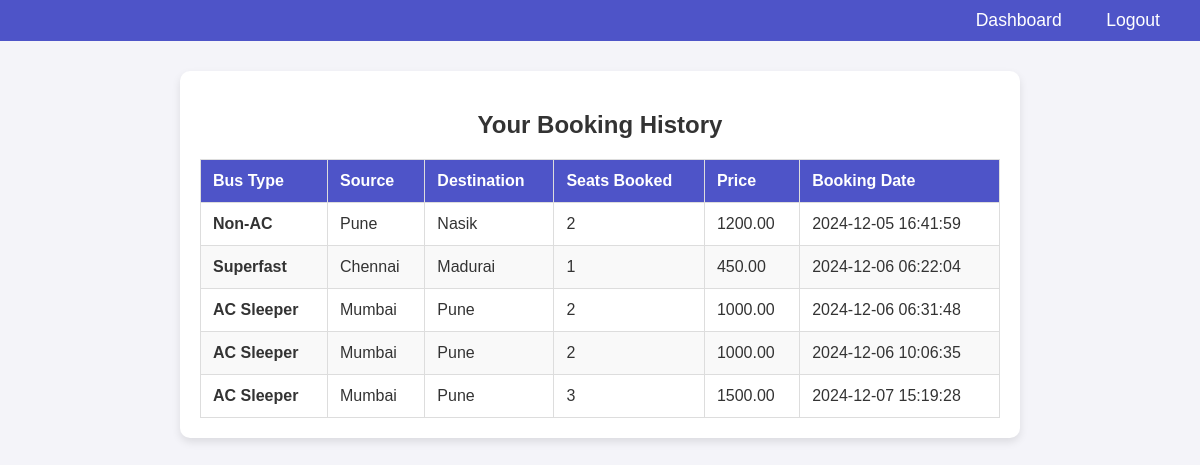
Screenshot of /booking_history.php (signed in) with the database file from the repository.
### tables this page shows
CREATE TABLE `bookings` (
  `booking_id` int(11) NOT NULL,
  `user_id` int(11) NOT NULL,
  `bus_id` int(11) NOT NULL,
  `seat_count` int(11) NOT NULL,
  `total_price` decimal(10,2) NOT NULL,
  `booking_date` timestamp NOT NULL DEFAULT current_timestamp()
);

CREATE TABLE `buses` (
  `bus_id` int(11) NOT NULL,
  `bus_type` varchar(100) NOT NULL,
  `source` varchar(100) NOT NULL,
  `destination` varchar(100) NOT NULL,
  `contact` varchar(100) NOT NULL,
  `ticket_price` decimal(10,2) NOT NULL DEFAULT 0.00,
  `driver_id` int(11) DEFAULT NULL
);

### booking_history.php (the view, shortened to what this page needs)
<?php
$user_email = $_SESSION['email'];
$conn = new mysqli("localhost", "root", "", "bus_system");
$sql = "SELECT id FROM users WHERE email = '$user_email'";
$result = $conn->query($sql);
$user = $result->fetch_assoc();
$user_id = $user['id'];
$sql = "SELECT b.bus_type, b.source, b.destination, bo.seat_count, bo.total_price, bo.booking_date
        FROM bookings bo
        JOIN buses b ON bo.bus_id = b.bus_id
        WHERE bo.user_id = '$user_id'";
$result = $conn->query($sql);
?>
<!DOCTYPE html>
<html lang="en">
<head>
    <link rel="stylesheet" href="book_hist.css">
</head>
<body>
    <nav>
        <a href="dashboard.php">Dashboard</a>
        <a href="index.php">Logout</a>
    </nav>
    <div class="container">
        <h2>Your Booking History</h2>
        <?php if ($result->num_rows > 0): ?>
            <table>
                <thead>
                    <tr>
                        <th>Bus Type</th>
                        <th>Source</th>
                        <th>Destination</th>
                        <th>Seats Booked</th>
                        <th>Price</th>
                        <th>Booking Date</th>
                    </tr>
                </thead>
                <tbody>
                    <?php while ($booking = $result->fetch_assoc()): ?>
                        <tr>
                            <td><?php echo $booking['bus_type']; ?></td>
                            <td><?php echo $booking['source']; ?></td>
                            <td><?php echo $booking['destination']; ?></td>
                            <td><?php echo $booking['seat_count']; ?></td>
                            <td><?php echo $booking['total_price']; ?></td>
                            <td><?php echo $booking['booking_date']; ?></td>
                        </tr>
                    <?php endwhile; ?>
                </tbody>
            </table>
        <?php else: ?>
            <p>No booking history found.</p>
        <?php endif; ?>
    </div>
</body>
</html>

### book_hist.css (style rules this page uses)
body { font-family: 'Arial', sans-serif; background-color: #f4f4f9; margin: 0; padding: 0; }
nav { background-color: #4e54c8; color: white; padding: 10px 20px; text-align: right; }
nav a { color: white; text-decoration: none; padding: 10px; margin: 0 10px; font-size: 1.1em; transition: background-color 0.3s; }
.container { max-width: 800px; margin: 30px auto; padding: 20px; background-color: white; box-shadow: 0 4px 8px rgba(0, 0, 0, 0.1); border-radius: 10px; }
h2 { text-align: center; color: #333; margin-bottom: 20px; }
table { width: 100%; border-collapse: collapse; margin-top: 20px; font-size: 1em; }
table th, table td { padding: 12px; text-align: left; border: 1px solid #ddd; }
table th { background-color: #4e54c8; color: white; }
table tr:nth-child(even) { background-color: #f9f9f9; }
table td { color: #333; }
table td:first-child { font-weight: bold; }

### rows the page displays
bookings: bus.bus_type "Non-AC", bus.source "Pune", bus.destination "Nasik", seat_count "2", total_price "1200.00", booking_date "2024-12-05 16:41:59"
bookings: bus.bus_type "Superfast", bus.source "Chennai", bus.destination "Madurai", seat_count "1", total_price "450.00", booking_date "2024-12-06 06:22:04"
bookings: bus.bus_type "AC Sleeper", bus.source "Mumbai", bus.destination "Pune", seat_count "2", total_price "1000.00", booking_date "2024-12-06 06:31:48"
bookings: bus.bus_type "AC Sleeper", bus.source "Mumbai", bus.destination "Pune", seat_count "2", total_price "1000.00", booking_date "2024-12-06 10:06:35"
bookings: bus.bus_type "AC Sleeper", bus.source "Mumbai", bus.destination "Pune", seat_count "3", total_price "1500.00", booking_date "2024-12-07 15:19:28"
